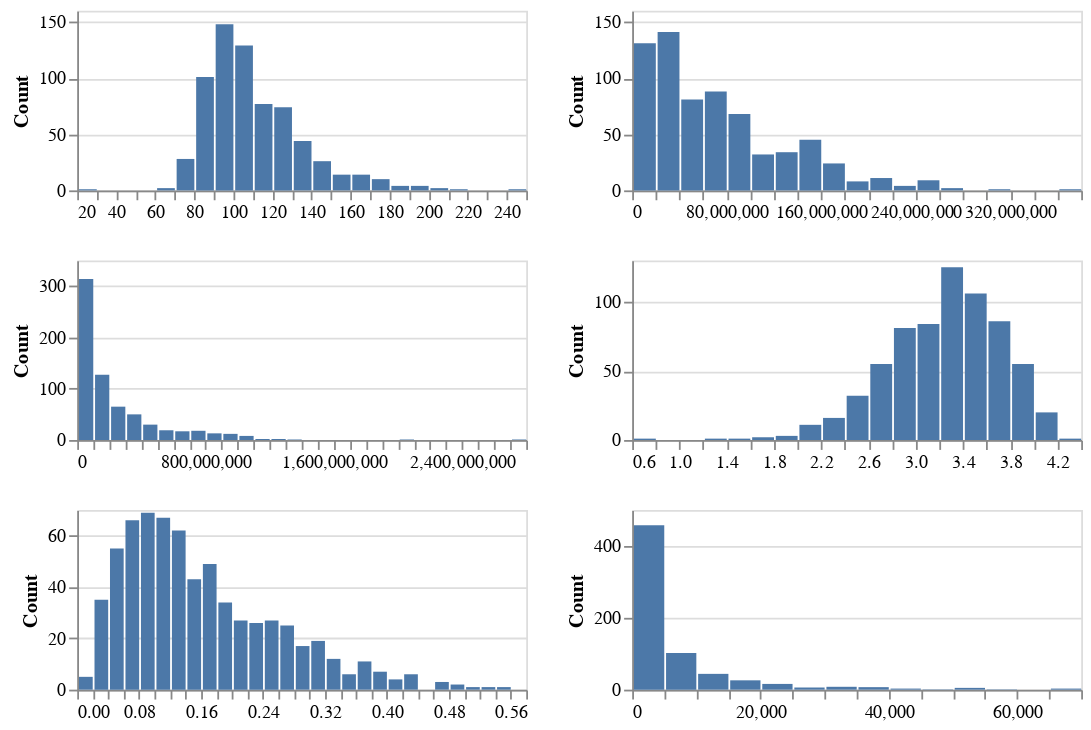

This figure's notebook cell:
### Markdown cell above
<div class="alert alert-info" style="color:black">

### Question 1.5
rubric={viz:2,accuracy:2}
    
<h4>Python</h4>
<ul>
    <li>Extract the column names from all numerical columns except <code>id</code> and save them to a variable as a list (the <code>.select_dtypes()</code> method can help here, or you can do it manually).</li>
<li>Copy the code from your histogram above and paste it here. Modify the code so it plots one histogram per numeric column in a plot grid with 2 columns and 3 rows. Don’t use a loop, use the Altair approach to repeating charts instead (with the `repeat` keyword` rather than <code>row</code> or <codecolumn`).</li>
</ul>

</div>

### Code cell
# YOUR ANSWER GOES HERE
import altair as alt

#exclude id from numeric column names

numeric_cols = (
    df.select_dtypes(include="number")
    .columns
    .drop("id", errors="ignore")
    .tolist()
)

# take first 6 to fit a 2x3 grid (2columns, 3 rows)
cols_2x3 = numeric_cols[:6]

#repeat histogram 
base = alt.Chart(df).mark_bar().encode(
    x=alt.X(
        alt.repeat("column"), type="quantitative",
        bin=alt.Bin(maxbins=30),
        title=None
    ),
    y=alt.Y("count():Q", title="Count")
).properties(
    height=100,
    width=250
)

row1 = base.repeat(column=cols_2x3[0:2])
row2 = base.repeat(column=cols_2x3[2:4])
row3 = base.repeat(column=cols_2x3[4:6])
                       
grid_2x3 = alt.vconcat(row1, row2, row3).resolve_scale(x="independent").configure_title(fontSize=12)
grid_2x3

### Figure 1 — Vega-Lite specification as saved in the notebook (floating-point values rounded to 4 significant figures; data arrays with more than 128 entries replaced by an {"elided": "..."} marker saying what was removed)
{"config": {"view": {"continuousWidth": 300, "continuousHeight": 300}, "title": {"fontSize": 12}}, "vconcat": [{"repeat": {"column": ["runtime", "budget"]}, "spec": {"data": {"name": "data-c64555ec5453c71099d0e2f59869a6c2"}, "mark": {"type": "bar"}, "encoding": {"x": {"bin": {"maxbins": 30}, "field": {"repeat": "column"}, "title": null, "type": "quantitative"}, "y": {"aggregate": "count", "title": "Count", "type": "quantitative"}}, "height": 100, "width": 250}}, {"repeat": {"column": ["revenue", "vote_average"]}, "spec": {"data": {"name": "data-c64555ec5453c71099d0e2f59869a6c2"}, "mark": {"type": "bar"}, "encoding": {"x": {"bin": {"maxbins": 30}, "field": {"repeat": "column"}, "title": null, "type": "quantitative"}, "y": {"aggregate": "count", "title": "Count", "type": "quantitative"}}, "height": 100, "width": 250}}, {"repeat": {"column": ["vote_loved_it", "vote_count"]}, "spec": {"data": {"name": "data-c64555ec5453c71099d0e2f59869a6c2"}, "mark": {"type": "bar"}, "encoding": {"x": {"bin": {"maxbins": 30}, "field": {"repeat": "column"}, "title": null, "type": "quantitative"}, "y": {"aggregate": "count", "title": "Count", "type": "quantitative"}}, "height": 100, "width": 250}}], "resolve": {"scale": {"x": "independent"}}, "$schema": "https://vega.github.io/schema/vega-lite/v6.1.0.json", "datasets": {"data-c64555ec5453c71099d0e2f59869a6c2": {"elided": "680 records"}}}
